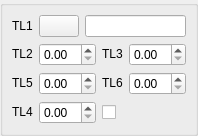
<ui version="4.0" >
 <class>DlgRef_1Sel5Spin1Check_QTD</class>
 <widget class="QWidget" name="DlgRef_1Sel5Spin1Check_QTD" >
  <property name="geometry" >
   <rect>
    <x>0</x>
    <y>0</y>
    <width>165</width>
    <height>125</height>
   </rect>
  </property>
  <property name="windowTitle" >
   <string/>
  </property>
  <layout class="QGridLayout" >
   <property name="leftMargin" >
    <number>0</number>
   </property>
   <property name="topMargin" >
    <number>0</number>
   </property>
   <property name="rightMargin" >
    <number>0</number>
   </property>
   <property name="bottomMargin" >
    <number>0</number>
   </property>
   <item row="0" column="0" >
    <widget class="QGroupBox" name="GroupBox1" >
     <property name="title" >
      <string/>
     </property>
     <layout class="QGridLayout" >
      <item row="0" column="0" >
       <widget class="QLabel" name="TextLabel1" >
        <property name="sizePolicy" >
         <sizepolicy vsizetype="Fixed" hsizetype="Fixed" >
          <horstretch>0</horstretch>
          <verstretch>0</verstretch>
         </sizepolicy>
        </property>
        <property name="text" >
         <string>TL1</string>
        </property>
        <property name="wordWrap" >
         <bool>false</bool>
        </property>
       </widget>
      </item>
      <item row="0" column="1" >
       <widget class="QPushButton" name="PushButton1" >
        <property name="sizePolicy" >
         <sizepolicy vsizetype="Fixed" hsizetype="Fixed" >
          <horstretch>0</horstretch>
          <verstretch>0</verstretch>
         </sizepolicy>
        </property>
        <property name="text" >
         <string/>
        </property>
       </widget>
      </item>
      <item row="0" column="2" >
       <widget class="QLineEdit" name="LineEdit1" />
      </item>
      <item row="1" column="0" colspan="3" >
       <layout class="QGridLayout" >
        <item row="0" column="0" >
         <widget class="QLabel" name="TextLabel2" >
          <property name="sizePolicy" >
           <sizepolicy vsizetype="Fixed" hsizetype="Fixed" >
            <horstretch>0</horstretch>
            <verstretch>0</verstretch>
           </sizepolicy>
          </property>
          <property name="text" >
           <string>TL2</string>
          </property>
          <property name="wordWrap" >
           <bool>false</bool>
          </property>
         </widget>
        </item>
        <item row="0" column="1" >
         <widget class="SalomeApp_DoubleSpinBox" name="SpinBox1" />
        </item>
        <item row="0" column="2" >
         <widget class="QLabel" name="TextLabel3" >
          <property name="sizePolicy" >
           <sizepolicy vsizetype="Fixed" hsizetype="Fixed" >
            <horstretch>0</horstretch>
            <verstretch>0</verstretch>
           </sizepolicy>
          </property>
          <property name="text" >
           <string>TL3</string>
          </property>
          <property name="wordWrap" >
           <bool>false</bool>
          </property>
         </widget>
        </item>
        <item row="0" column="3" >
         <widget class="SalomeApp_DoubleSpinBox" name="SpinBox2" />
        </item>
        <item row="1" column="0" >
         <widget class="QLabel" name="TextLabel5" >
          <property name="sizePolicy" >
           <sizepolicy vsizetype="Fixed" hsizetype="Fixed" >
            <horstretch>0</horstretch>
            <verstretch>0</verstretch>
           </sizepolicy>
          </property>
          <property name="text" >
           <string>TL5</string>
          </property>
          <property name="wordWrap" >
           <bool>false</bool>
          </property>
         </widget>
        </item>
        <item row="1" column="1" >
         <widget class="SalomeApp_DoubleSpinBox" name="SpinBox4" />
        </item>
        <item row="1" column="2" >
         <widget class="QLabel" name="TextLabel6" >
          <property name="sizePolicy" >
           <sizepolicy vsizetype="Fixed" hsizetype="Fixed" >
            <horstretch>0</horstretch>
            <verstretch>0</verstretch>
           </sizepolicy>
          </property>
          <property name="text" >
           <string>TL6</string>
          </property>
          <property name="wordWrap" >
           <bool>false</bool>
          </property>
         </widget>
        </item>
        <item row="1" column="3" >
         <widget class="SalomeApp_DoubleSpinBox" name="SpinBox5" />
        </item>
        <item row="2" column="0" >
         <widget class="QLabel" name="TextLabel4" >
          <property name="sizePolicy" >
           <sizepolicy vsizetype="Fixed" hsizetype="Fixed" >
            <horstretch>0</horstretch>
            <verstretch>0</verstretch>
           </sizepolicy>
          </property>
          <property name="text" >
           <string>TL4</string>
          </property>
          <property name="wordWrap" >
           <bool>false</bool>
          </property>
         </widget>
        </item>
        <item row="2" column="1" >
         <widget class="SalomeApp_DoubleSpinBox" name="SpinBox3" />
        </item>
        <item row="2" column="2" colspan="2" >
         <widget class="QCheckBox" name="CheckBox1" >
          <property name="text" >
           <string/>
          </property>
         </widget>
        </item>
       </layout>
      </item>
     </layout>
    </widget>
   </item>
  </layout>
 </widget>
 <customwidgets>
  <customwidget>
   <class>SalomeApp_DoubleSpinBox</class>
   <extends>QDoubleSpinBox</extends>
   <header location="global" >SalomeApp_DoubleSpinBox.h</header>
  </customwidget>
 </customwidgets>
 <tabstops>
  <tabstop>PushButton1</tabstop>
  <tabstop>LineEdit1</tabstop>
  <tabstop>SpinBox1</tabstop>
  <tabstop>SpinBox2</tabstop>
  <tabstop>SpinBox4</tabstop>
  <tabstop>SpinBox5</tabstop>
  <tabstop>SpinBox3</tabstop>
  <tabstop>CheckBox1</tabstop>
 </tabstops>
 <resources/>
 <connections/>
</ui>
